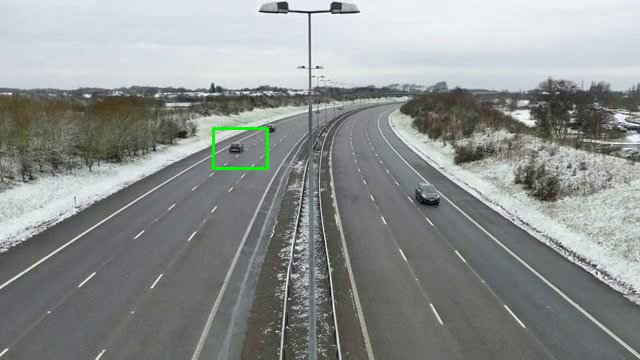
#> input picture frame 38 of IZ_tracking/MIL_4.mp4, 640 x 360 px, given in place of video.mp4, which was not available
$ python task_3.py
#> lines starting #> are read from the running program, lines starting #| are printed output that depends on the picture
import cv2

video_path = r"C:\Users\valen\PycharmProjects\algoritmMultimedia\video\video.mp4"

# Открытие видеопотока
cap = cv2.VideoCapture(video_path)


if not cap.isOpened():
    print("Ошибка при открытии видеофайла или камеры.")
    exit()

while True:
    # ret - это bool, был ли успешно прочитан кадр из видеопотока.
    # frame - кадр видеопотока
    ret, frame = cap.read()
#> frame is the input picture: shape (360, 640, 3); mean B, G, R 143.7, 145.6, 141.1

    if not ret:
        print("Конец видеопотока.")
        break

    frame = cv2.resize(frame, (400, 600))
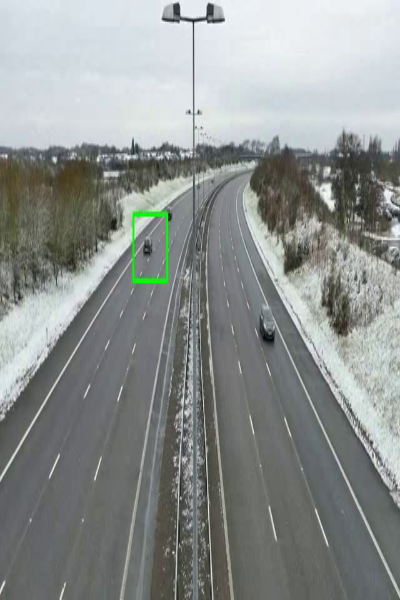
#> frame: shape (600, 400, 3); mean B, G, R 143.6, 145.5, 141

    gray_frame = cv2.cvtColor(frame, cv2.COLOR_BGR2GRAY)

    # Отображение кадра в окне
    cv2.imshow("Gray Video", gray_frame)


    if cv2.waitKey(1) & 0xFF == 27:
#> (key Esc is pressed here)
        break

# Закрытие видеопотока и окон
cap.release()
cv2.destroyAllWindows()

$ run again, starting later in the video
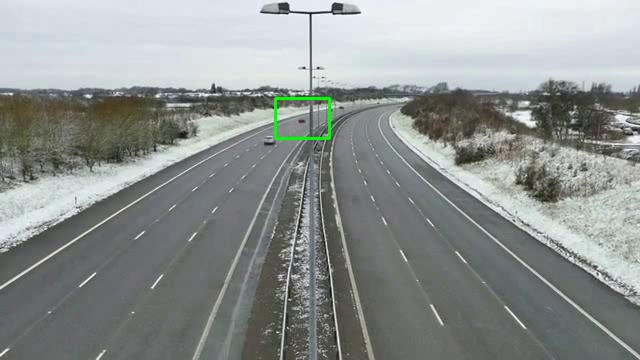
#> input picture frame 175 of IZ_tracking/MIL_4.mp4, 640 x 360 px, given in place of video.mp4, which was not available
#> frame is the input picture: shape (360, 640, 3); mean B, G, R 144.3, 146.3, 141.7
#> `frame = cv2.resize(frame, (400, 600))`:
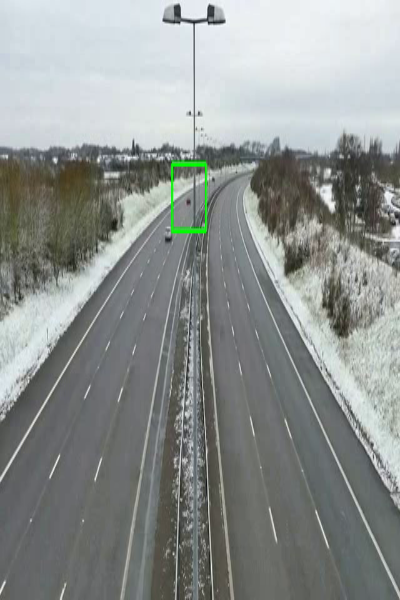
#> frame: shape (600, 400, 3); mean B, G, R 144.2, 146.3, 141.6

$ run again, starting later in the video
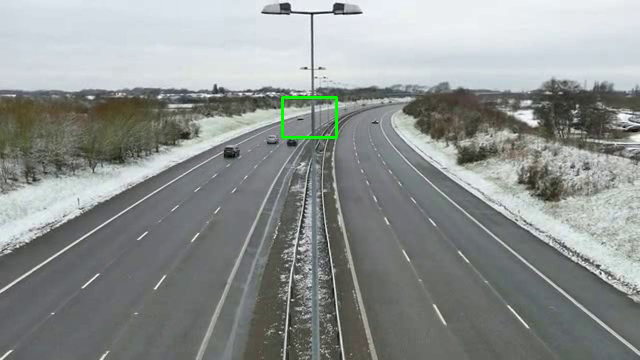
#> input picture frame 311 of IZ_tracking/MIL_4.mp4, 640 x 360 px, given in place of video.mp4, which was not available
#> frame is the input picture: shape (360, 640, 3); mean B, G, R 144.6, 146.5, 141.9
#> `frame = cv2.resize(frame, (400, 600))`:
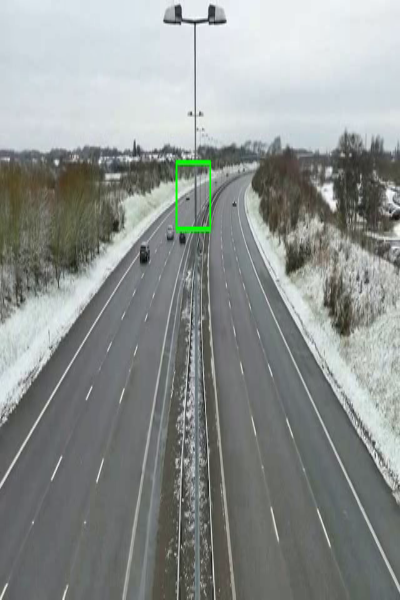
#> frame: shape (600, 400, 3); mean B, G, R 144.5, 146.4, 141.8
